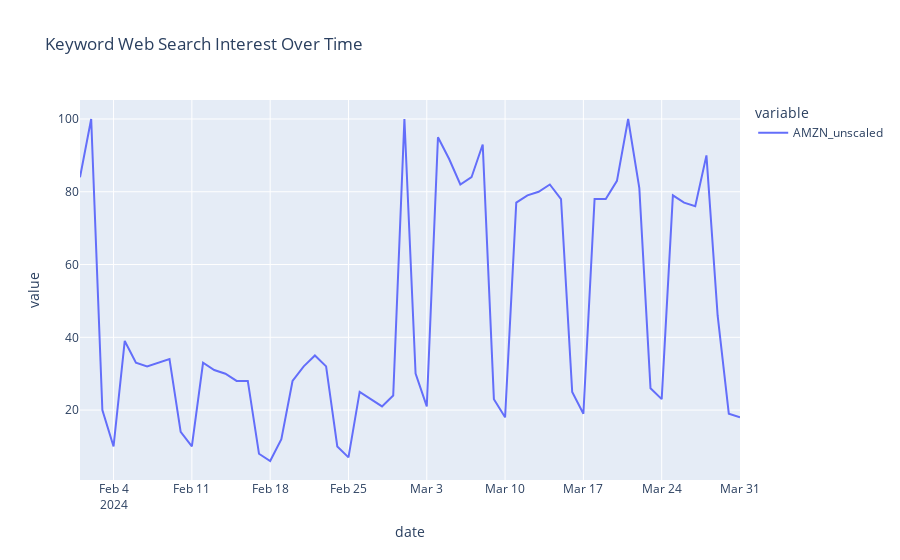

The cell this chart's notebook holds for it:
### Code cell
amzn_daily = res
fig = px.line(amzn_daily, y=['AMZN_unscaled'], title='Keyword Web Search Interest Over Time')
fig.show()

### Figure 1 — Plotly figure (JSON) as saved in the notebook; plotly's stock layout.template omitted (floating-point values rounded to 4 significant figures)
{"data": [{"hovertemplate": "variable=AMZN_unscaled<br>date=%{x}<br>value=%{y}<extra></extra>", "legendgroup": "AMZN_unscaled", "line": {"color": "#636efa", "dash": "solid"}, "marker": {"symbol": "circle"}, "mode": "lines", "name": "AMZN_unscaled", "orientation": "v", "showlegend": true, "type": "scatter", "x": ["2024-02-01T00:00:00", "2024-02-02T00:00:00", "2024-02-03T00:00:00", "2024-02-04T00:00:00", "2024-02-05T00:00:00", "2024-02-06T00:00:00", "2024-02-07T00:00:00", "2024-02-08T00:00:00", "2024-02-09T00:00:00", "2024-02-10T00:00:00", "2024-02-11T00:00:00", "2024-02-12T00:00:00", "2024-02-13T00:00:00", "2024-02-14T00:00:00", "2024-02-15T00:00:00", "2024-02-16T00:00:00", "2024-02-17T00:00:00", "2024-02-18T00:00:00", "2024-02-19T00:00:00", "2024-02-20T00:00:00", "2024-02-21T00:00:00", "2024-02-22T00:00:00", "2024-02-23T00:00:00", "2024-02-24T00:00:00", "2024-02-25T00:00:00", "2024-02-26T00:00:00", "2024-02-27T00:00:00", "2024-02-28T00:00:00", "2024-02-29T00:00:00", "2024-03-01T00:00:00", "2024-03-02T00:00:00", "2024-03-03T00:00:00", "2024-03-04T00:00:00", "2024-03-05T00:00:00", "2024-03-06T00:00:00", "2024-03-07T00:00:00", "2024-03-08T00:00:00", "2024-03-09T00:00:00", "2024-03-10T00:00:00", "2024-03-11T00:00:00", "2024-03-12T00:00:00", "2024-03-13T00:00:00", "2024-03-14T00:00:00", "2024-03-15T00:00:00", "2024-03-16T00:00:00", "2024-03-17T00:00:00", "2024-03-18T00:00:00", "2024-03-19T00:00:00", "2024-03-20T00:00:00", "2024-03-21T00:00:00", "2024-03-22T00:00:00", "2024-03-23T00:00:00", "2024-03-24T00:00:00", "2024-03-25T00:00:00", "2024-03-26T00:00:00", "2024-03-27T00:00:00", "2024-03-28T00:00:00", "2024-03-29T00:00:00", "2024-03-30T00:00:00", "2024-03-31T00:00:00"], "xaxis": "x", "y": [84, 100, 20, 10, 39, 33, 32, 33, 34, 14, 10, 33, 31, 30, 28, 28, 8, 6, 12, 28, 32, 35, 32, 10, 7, 25, 23, 21, 24, 100, 30, 21, 95, 89, 82, 84, 93, 23, 18, 77, 79, 80, 82, 78, 25, 19, 78, 78, 83, 100, 81, 26, 23, 79, 77, 76, 90, 46, 19, 18], "yaxis": "y"}], "layout": {"legend": {"title": {"text": "variable"}, "tracegroupgap": 0}, "title": {"text": "Keyword Web Search Interest Over Time"}, "xaxis": {"anchor": "y", "domain": [0, 1], "title": {"text": "date"}}, "yaxis": {"anchor": "x", "domain": [0, 1], "title": {"text": "value"}}}}
